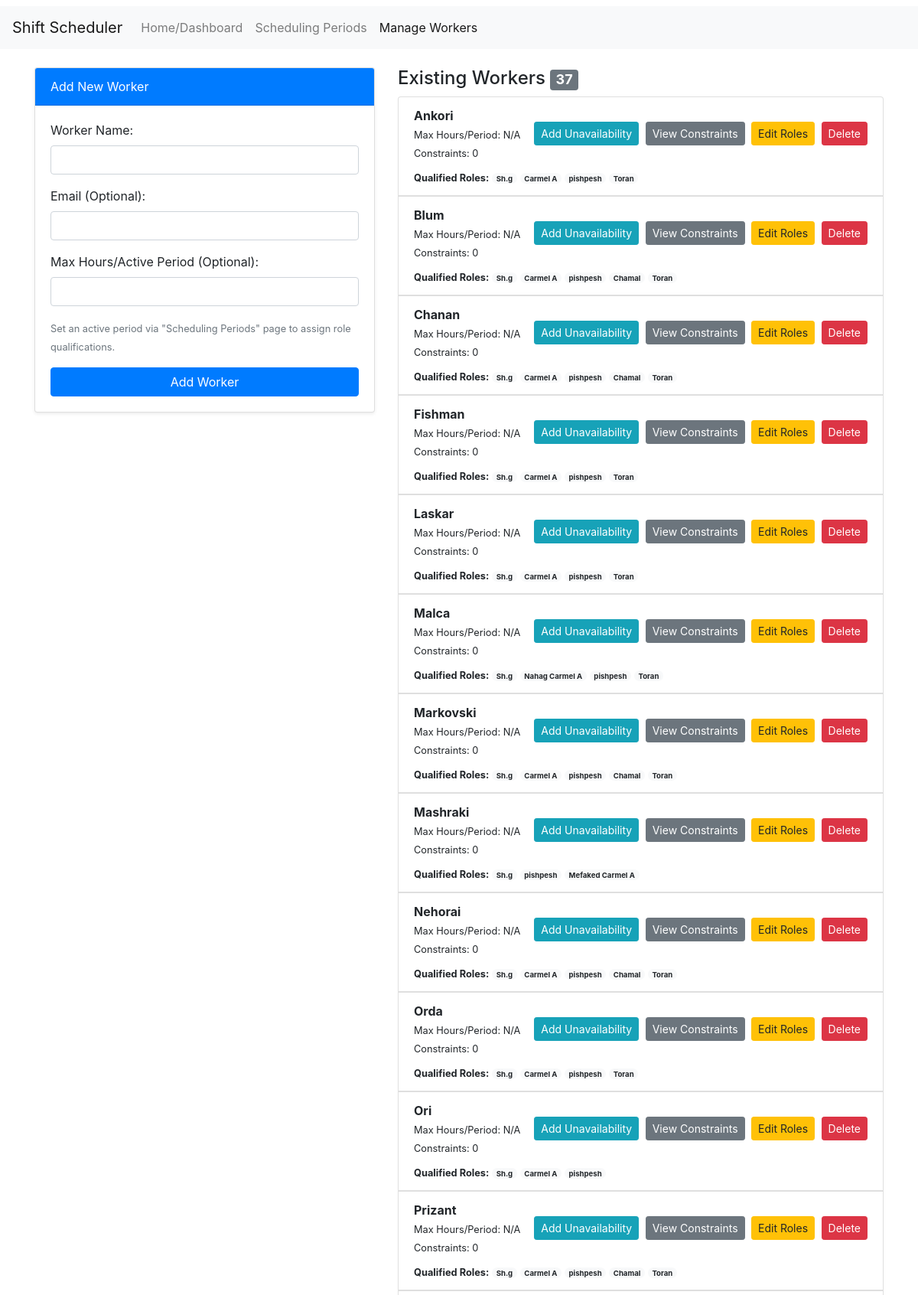
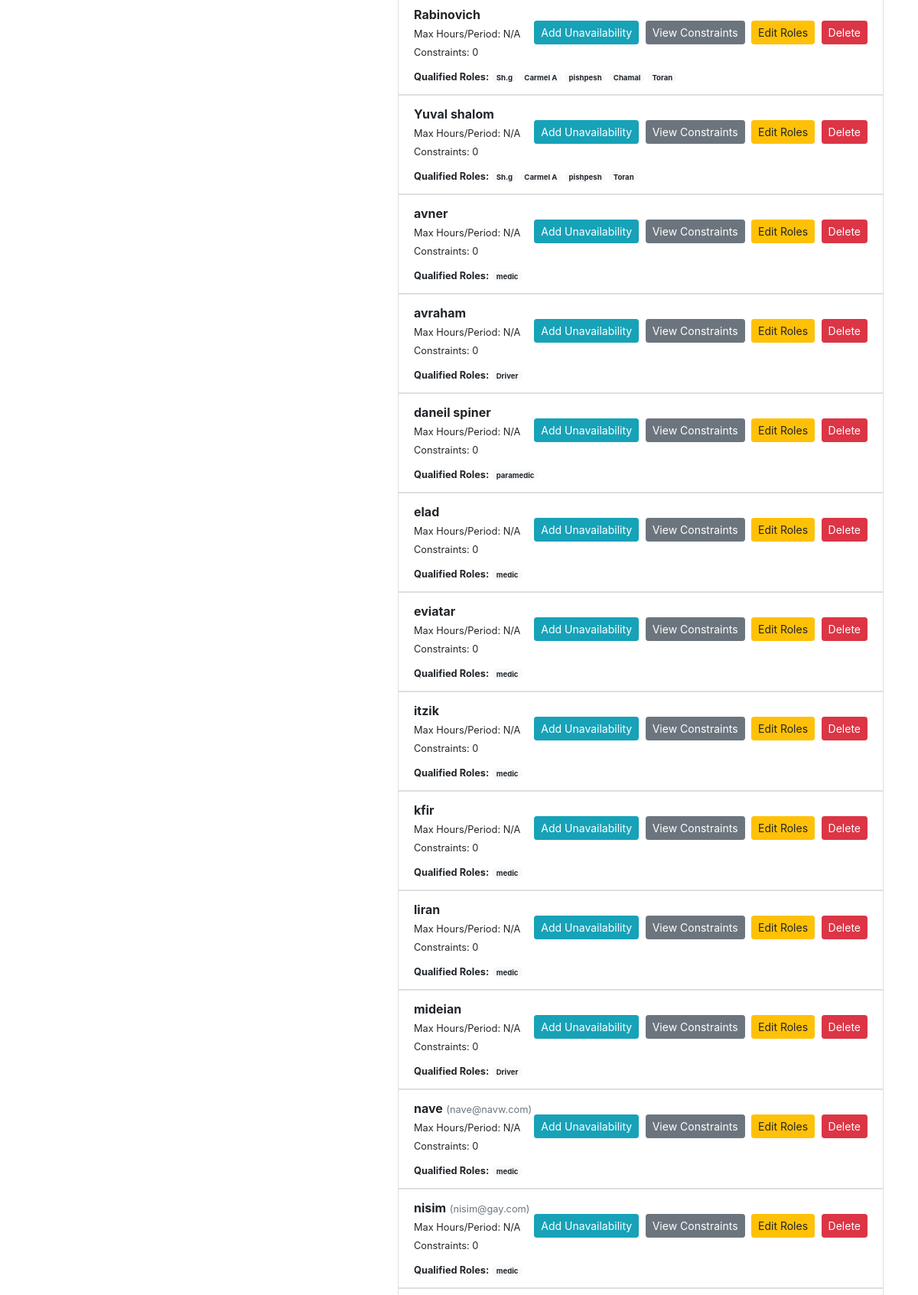
Page /manage_workers (upper part) on the committed database (2 pictures, top to bottom).
### app/models.py (models this page shows, shortened)
class Worker(db.Model):
    __tablename__ = 'worker'
    id = db.Column(db.Integer, primary_key=True)
    name = db.Column(db.String(100), unique=True, nullable=False)
    email = db.Column(db.String(120), unique=True, nullable=True)
    max_hours_per_week = db.Column(db.Integer, nullable=True) # Interpreted as max for active period by algorithm
    constraints = db.relationship('Constraint', backref='worker', lazy='dynamic', cascade="all, delete-orphan")
    scheduled_shifts = db.relationship('ScheduledShift', backref='worker_assigned', lazy='dynamic', cascade="all, delete-orphan")
    qualified_roles = db.relationship('JobRole', secondary=worker_jobrole_association,
                                      lazy='subquery', # Eagerly loads roles when worker is loaded
                                      backref=db.backref('qualified_workers', lazy='dynamic'))

class JobRole(db.Model):
    __tablename__ = 'job_role'
    id = db.Column(db.Integer, primary_key=True)
    name = db.Column(db.String(100), nullable=False) # e.g., "Cook", "Servant"
    number_needed = db.Column(db.Integer, default=1, nullable=False) # Number needed simultaneously
    shift_duration_days = db.Column(db.Integer, default=0, nullable=False)
    shift_duration_hours = db.Column(db.Integer, default=0, nullable=False)
    shift_duration_minutes = db.Column(db.Integer, default=0, nullable=False)
    difficulty_multiplier = db.Column(db.Float, nullable=False, default=1.0, server_default='1.0')
    work_start_time = db.Column(db.Time, nullable=True)  # e.g., 22:00 for night shift
    work_end_time = db.Column(db.Time, nullable=True)    # e.g., 04:00 for night shift
    is_overnight_shift = db.Column(db.Boolean, default=False, nullable=False)  # True if shift crosses midnight
    scheduling_period_id = db.Column(db.Integer, db.ForeignKey('scheduling_period.id', ondelete="CASCADE"), nullable=False)
    scheduling_period = db.relationship('SchedulingPeriod', backref=db.backref('job_roles', lazy='dynamic', cascade="all, delete-orphan"))

### app/routes.py (the view, shortened to what this page needs)
@main_bp.route('/manage_workers', methods=['GET', 'POST'])
def manage_workers():
    active_period = get_active_period()
    all_job_roles_in_active_period = []
    if active_period:
        all_job_roles_in_active_period = JobRole.query.filter_by(scheduling_period_id=active_period.id).order_by(JobRole.name).all()
    workers = Worker.query.options(
        selectinload(Worker.qualified_roles).selectinload(JobRole.scheduling_period)
    ).order_by(Worker.name).all()
    return render_template('manage_workers.html', workers=workers, active_period=active_period,
                           all_job_roles_in_active_period=all_job_roles_in_active_period)

### app/routes.py (called while the page is built)
def get_active_period():
    active_period_id = session.get('active_period_id')
    if active_period_id:
        return SchedulingPeriod.query.get(active_period_id)
    return None

### app/templates/manage_workers.html (shortened to what this page needs)
{% extends "base.html" %}
{% block content %}
<div class="row">
    <div class="col-md-5">
        <div class="card shadow-sm mb-4">
            <div class="card-header bg-primary text-white">Add New Worker</div>
            <div class="card-body">
                <form method="POST" action="{{ url_for('main.manage_workers') }}" class="needs-validation" novalidate>
                    <div class="form-group">
                        <label for="worker_name">Worker Name:</label>
                        <input type="text" class="form-control" id="worker_name" name="worker_name" required>
                    </div>
                    <div class="form-group">
                        <label for="worker_email">Email (Optional):</label>
                        <input type="email" class="form-control" id="worker_email" name="worker_email">
                    </div>
                    <div class="form-group">
                        <label for="max_hours_per_week">Max Hours/Active Period (Optional):</label>
                        <input type="number" class="form-control" id="max_hours_per_week" name="max_hours_per_week" min="0">
                    </div>
                    {% if active_period and all_job_roles_in_active_period %}
                    <div class="form-group">
                        <label>Qualified Roles (for current active period: {{ active_period.name }}):</label>
                        {% for role in all_job_roles_in_active_period %}
                        <div class="form-check">
                            <input class="form-check-input" type="checkbox" name="qualified_roles" value="{{ role.id }}" id="role_{{ role.id }}_new_{{ worker.id if worker else 'new' }}">
                            <label class="form-check-label" for="role_{{ role.id }}_new_{{ worker.id if worker else 'new' }}">
                                {{ role.name }}
                            </label>
                        </div>
                        {% endfor %}
                        {% if not all_job_roles_in_active_period %}<small class="text-muted">No job roles defined for the active period '{{ active_period.name }}' yet.</small>{% endif %}
                    </div>
                    {% elif active_period %}
                         <p><small class="text-muted">No job roles defined yet for active period '{{ active_period.name }}' to assign qualifications.</small></p>
                    {% else %}
                        <p><small class="text-muted">Set an active period via "Scheduling Periods" page to assign role qualifications.</small></p>
                    {% endif %}
                    <button type="submit" class="btn btn-primary btn-block">Add Worker</button>
                </form>
            </div>
        </div>
    </div>
    <div class="col-md-7">
        <h4>Existing Workers <span class="badge badge-secondary">{{ workers|length }}</span></h4>
        {% if workers %}
            <ul class="list-group">
            {% for worker_iter in workers %}
                <li class="list-group-item">
                    <div class="d-flex justify-content-between align-items-center">
                        <div>
                            <strong>{{ worker_iter.name }}</strong>
                            {% if worker_iter.email %}<small class="text-muted"> ({{ worker_iter.email }})</small>{% endif %}<br>
                            <small>Max Hours/Period: {{ worker_iter.max_hours_per_week if worker_iter.max_hours_per_week is not none else 'N/A' }}</small><br>
                            <small>Constraints: {{ worker_iter.constraints.count() }}</small>
                        </div>
                        <div>
                            <button class="btn btn-sm btn-info mr-1" data-toggle="modal" data-target="#constraintModal-{{ worker_iter.id }}">Add Unavailability</button>
                            <button class="btn btn-sm btn-secondary mr-1" data-toggle="modal" data-target="#viewConstraintsModal-{{ worker_iter.id }}">View Constraints</button>
                            <button class="btn btn-sm btn-warning mr-1" data-toggle="modal" data-target="#rolesModal-{{ worker_iter.id }}">Edit Roles</button>
                            <form method="POST" action="{{ url_for('main.delete_worker', worker_id=worker_iter.id) }}" style="display: inline;">
                                <button type="submit" class="btn btn-sm btn-danger" onclick="return confirm('DELETE worker \'{{ worker_iter.name }}\' and ALL their data? This cannot be undone.');">Delete</button>
                            </form>
                        </div>
                    </div>
                    {% if worker_iter.qualified_roles %}
                        <div class="mt-2">
                            <small><strong>Qualified Roles:</strong>
                                {% for role in worker_iter.qualified_roles %}
                                    <span class="badge badge-pill badge-light">{{ role.name }} {% if active_period and role.scheduling_period_id != active_period.id %}(from other period){% endif %}</span>
                                {% endfor %}
                            </small>
                        </div>
                    {% endif %}
                </li>
            {% endfor %}
            </ul>
        {% else %}
            <p>No workers created yet.</p>
        {% endif %}
    </div>
</div>
{% endblock %}

### app/static/css/style.css (style rules this page uses)
body { padding-top: 0.5rem; font-family: -apple-system, BlinkMacSystemFont, "Segoe UI", Roboto, "Helvetica Neue", Arial, sans-serif; }
.card { margin-bottom: 1.5rem; }

### rows in the picture
Worker: name "Ankori", max_hours_per_week "N/A", constraints.count "0"
JobRole: name "Sh.g"
JobRole: name "Carmel A"
JobRole: name "pishpesh"
JobRole: name "Toran"
Worker: name "Blum", max_hours_per_week "N/A", constraints.count "0"
JobRole: name "Chamal"
Worker: name "Chanan", max_hours_per_week "N/A", constraints.count "0"
Worker: name "Fishman", max_hours_per_week "N/A", constraints.count "0"
Worker: name "Laskar", max_hours_per_week "N/A", constraints.count "0"
Worker: name "Malca", max_hours_per_week "N/A", constraints.count "0"
JobRole: name "Nahag Carmel A"
Worker: name "Markovski", max_hours_per_week "N/A", constraints.count "0"
Worker: name "Mashraki", max_hours_per_week "N/A", constraints.count "0"
JobRole: name "Mefaked Carmel A"
Worker: name "Nehorai", max_hours_per_week "N/A", constraints.count "0"
Worker: name "Orda", max_hours_per_week "N/A", constraints.count "0"
Worker: name "Ori", max_hours_per_week "N/A", constraints.count "0"
Worker: name "Prizant", max_hours_per_week "N/A", constraints.count "0"
Worker: name "Rabinovich", max_hours_per_week "N/A", constraints.count "0"
Worker: name "Yuval shalom", max_hours_per_week "N/A", constraints.count "0"
Worker: name "avner", max_hours_per_week "N/A", constraints.count "0"
JobRole: name "medic"
Worker: name "avraham", max_hours_per_week "N/A", constraints.count "0"
JobRole: name "Driver"
Worker: name "daneil spiner", max_hours_per_week "N/A", constraints.count "0"
JobRole: name "paramedic"
Worker: name "elad", max_hours_per_week "N/A", constraints.count "0"
Worker: name "eviatar", max_hours_per_week "N/A", constraints.count "0"
Worker: name "itzik", max_hours_per_week "N/A", constraints.count "0"
Worker: name "kfir", max_hours_per_week "N/A", constraints.count "0"
Worker: name "liran", max_hours_per_week "N/A", constraints.count "0"
Worker: name "mideian", max_hours_per_week "N/A", constraints.count "0"
Worker: name "nave", email "nave@navw.com", max_hours_per_week "N/A", constraints.count "0"
Worker: name "nisim", email "nisim@gay.com", max_hours_per_week "N/A", constraints.count "0"

### other values in the picture
{{ workers|length }} "37"
